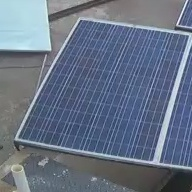
#> input picture datasets/Limpio.jpg, 192 x 192 px
$ jupyter execute --allow-errors Parte_1b_Soiling_Segmentation_Second_Solution.ipynb   (shell and % lines are left out)
#> lines starting #> are read from the running program, lines starting #| are printed output that depends on the picture
#> the sliders are set to i = 0
<br>
<p style="font-size: 45px;
          text-align:center;
          font-family: 'Times New Roman';
          font-variant: small-caps;
          font-weight: bold;
          line-height: 50px;"> Detección de Suciedad en Paneles Solares</p>

<p style="font-size: 20px;
text-align:center;
font-family: 'Times New Roman';
font-variant: small-caps;
font-weight: italic;
line-height: 50px;">Parte 1B: Propuesta Solución 2 Segmentación </p>

Con el fin de detectar ambos tipos de suciedad en los panel (cafe y blanca) se realiza una serie de transformaciones que logra resaltar ambos tipos:

* Se cambia al espacio de colo CMY
* Se aplica una tranformacion gamma con parámetros a = 1.2 y Gamma = 0.4
* Luego se binariza ambas imagenes con un threshold de 240
* Se aplica una transformación morfológica de apertura para eliminar las lineas del panel que no correponden a la suciedad

Inicialmente se obtienen las listas que contienen la ubicación de las imágenes

[cell 1]
import numpy as np
import matplotlib.pyplot as plt
from ipywidgets import *
import cv2
import sys
sys.path.append('./utils/')
from utils.GUI_Color import *
from utils.funciones_utiles import *
from pathlib import Path
import skimage.morphology as morph

# Se crea la ruta cwd para encontrar la ubicación del archivo
cwd = Path.cwd()

# Se encuentra la carpeta donde se encuentran las imágenes
DATA_PATH = cwd / 'datasets'/'Suciedad_tipo1'

# Se encuentra una lista con la ubicación de las imagenes
images = list(DATA_PATH.glob('*.jpg'))

#Se encuentra la ubicación relativa de las imágenes
images_1 =[image.relative_to(cwd) for image in images]

# Se encuentra la carpeta donde se encuentran las imágenes
DATA_PATH = cwd / 'datasets'/'Suciedad_tipo2'

# Se encuentra una lista con la ubicación de las imagenes
images = list(DATA_PATH.glob('*.jpg'))

#Se encuentra la ubicación relativa de las imágenes
images_2 =[image.relative_to(cwd) for image in images]

[cell 2]
def soiling_segmentation(i):

    #####################################################
    ## Generación Máscara del panel

    # Se lee una imagen con el panel limpio
#> called with i = 0
    img_rgb = cv2.cvtColor(cv2.imread(str("datasets/Limpio.jpg")),cv2.COLOR_BGR2RGB)
    # Se toma el espacio de color B del LAB
    panel_B_LAB= cv2.cvtColor(img_rgb,cv2.COLOR_RGB2LAB)[:,:,2]
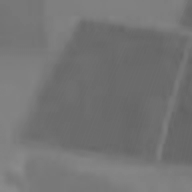
#> panel_B_LAB: shape (192, 192); min 97, max 139, mean 116.2

    # Se genera la mascara
    panel_mask=np.zeros_like(img_rgb)
    panel_mask[(panel_B_LAB < 116)]=True

    panel_mask = panel_mask[:,:,0]

    # Se aplica una erosión
    elem = morph.disk(2)
    panel_mask = morph.binary_erosion(panel_mask,elem)


    #####################################################
    ## Preprocesamiento de la imagen

    # Se leen las imágenes
    img_rgb_1=cv2.imread(str(images_1[i]))
    img_rgb_2=cv2.imread(str(images_2[i]))

    # Se cambia a un espacio de color RGB
    img_rgb_1=cv2.cvtColor(img_rgb_1, cv2.COLOR_BGR2RGB)
    img_rgb_2=cv2.cvtColor(img_rgb_2, cv2.COLOR_BGR2RGB)

    # Se cambia al espacio de color CMY para img_rgb_1
    img_C_CMY_1 = 255 - img_rgb_1[:,:,0]
    img_M_CMY_1 = 255 - img_rgb_1[:,:,1]
    img_Y_CMY_1 = 255 - img_rgb_1[:,:,2]

    # Se cambia al espacio de color CMY para img_rgb_2
    img_C_CMY_2 = 255 - img_rgb_2[:,:,0]
    img_M_CMY_2 = 255 - img_rgb_2[:,:,1]
    img_Y_CMY_2 = 255 - img_rgb_2[:,:,2]

    # Se aplica una transformación gamma
    res_1 = gamma_correction(img_C_CMY_1, 1.2, 0.4)
    #Se aplica la expansión del histograma
    res_1 = histogram_expansion(res_1)

    # Se aplica una transformación gamma
    res_2 = gamma_correction(img_C_CMY_2, 1.2, 0.4)
    #Se aplica la expansión del histograma
    res_2 = histogram_expansion(res_2)


    #####################################################
    ## Se aplica el threshold y se obtiene el resultado

    img_out_1=img_rgb_1.copy()
    img_out_2=img_rgb_2.copy()

    # Se aplica el threshold para imagen superpuesta
    img_out_1[(res_1<240)&(panel_mask==True)]=[20,200,0]
    img_out_2[(res_2<240)&(panel_mask==True)]=[20,200,0]

    # Se generan las mascaras del panel
    panel_mask_out1=np.zeros_like(img_out_1)
    panel_mask_out2=np.zeros_like(img_out_2)
    panel_mask_out1[(res_1<240)&(panel_mask==True)]=255
    panel_mask_out2[(res_2<240)&(panel_mask==True)]=255


    ####################################################
    ## Aplicaciones de morfología

    # Se aplica una apertura para eliminar segmentación
    # de las celdas del panel
    selem = morph.disk(1)
    apertura1 = morph.binary_opening(panel_mask_out1[:,:,0],selem)

    # Se aplica una apertura para eliminar segmentación
    # de las celdas del panel
    selem = morph.disk(1)
    apertura2 = morph.binary_opening(panel_mask_out2[:,:,0],selem)

    #####################################################
    ## Se presentan los resultados finales

    fig, arreglo_plots = plt.subplots(4,2, figsize=(15, 30))

    # Se presentan las imágenes originales
    arreglo_plots[0,0].imshow(img_rgb_1)
    arreglo_plots[0,1].imshow(img_rgb_2)

    # Se presenta el espacio de color
    arreglo_plots[1,0].imshow(res_1, cmap='gray')
    arreglo_plots[1,1].imshow(res_2, cmap='gray')

    # Se presenta el resultado con la imagen superpuesta
    arreglo_plots[2,0].imshow(img_out_1, cmap='gray')
    arreglo_plots[2,1].imshow(img_out_2, cmap='gray')

    # Se presenta la mascara en cuestion
    arreglo_plots[3,0].imshow(apertura1, cmap='gray')
    arreglo_plots[3,1].imshow(apertura2, cmap='gray')


# Se utiliza la librería de widgets de Jupyter para presentar los resultados.
#> (the rest of this cell did not finish here and is left out)
